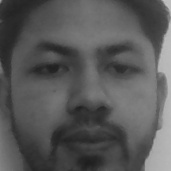
#> input picture TrainingImage/kusal.3.13.jpg, 171 x 171 px, given in place of the camera
$ python main.py
#> lines starting #> are read from the running program, lines starting #| are printed output that depends on the picture; after the words box and inside, x2 and y2 are one past the last pixel; in counts of white or black regions, pixels touching at a corner belong together
#> the answer given: 1
### check_camera.py

def camer():
    import cv2

    # Load the cascade
    face_cascade = cv2.CascadeClassifier('haarcascade_frontalface_default.xml')

    # To capture video from webcam.
    cap = cv2.VideoCapture(0)

    while True:
        # Read the frame
        _, img = cap.read()
#> img is the input picture: shape (171, 171, 3); min 29, max 193, mean 87.9

        # Convert to grayscale
        gray = cv2.cvtColor(img, cv2.COLOR_BGR2GRAY)

        # Detect the faces
        faces = face_cascade.detectMultiScale(gray, 1.3, 5, minSize=(30, 30),flags = cv2.CASCADE_SCALE_IMAGE)
#> faces = [[14, 10, 148, 148]]

        # Draw the rectangle around each face
        for (x, y, w, h) in faces:
            cv2.rectangle(img, (x, y), (x + w, y + h), (10,159,255), 2)
#> this loop made 1 pass
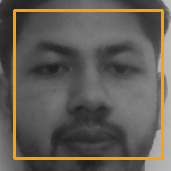
#> img: shape (171, 171, 3); 6.06% of pixels changed, all inside (x1, y1, x2, y2) = (13, 9, 164, 160)


        # Display
        cv2.imshow('Webcam Check', img)

        # Stop if escape key is pressed
        if cv2.waitKey(1) & 0xFF == ord('q'):
#> (key q is pressed here)
            break

    # Release the VideoCapture object
    cap.release()
    cv2.destroyAllWindows()

### main.py
import os  # accessing the os functions
import check_camera
import Capture_Image
import Train_Image
import Recognize


# creating the title bar function

def title_bar():
    os.system('cls')  # for windows

    # title of the program

    print("\t**********************************************")
    print("\t***** Face Recognition Attendance System *****")
    print("\t**********************************************")


# creating the user main menu function

def mainMenu():
    title_bar()
    print()
    print(10 * "*", "WELCOME MENU", 10 * "*")
    print("[1] Check Camera")
    print("[2] Capture Faces")
    print("[3] Train Images")
    print("[4] Recognize & Attendance")
    print("[5] Quit")

    while True:
        try:
            choice = int(input("Enter Choice: "))

            if choice == 1:
                checkCamera()
                break
            elif choice == 2:
                CaptureFaces()
                break
            elif choice == 3:
                Trainimages()
                break
            elif choice == 4:
                RecognizeFaces()
                break
            elif choice == 5:
                print("Thank You")
                break
            else:
                print("Invalid Choice. Enter 1-4")
                mainMenu()
        except ValueError:
            print("Invalid Choice. Enter 1-4\n Try Again")
    exit


# ---------------------------------------------------------
# calling the camera test function from check camera.py file

def checkCamera():
    check_camera.camer()
    key = input("Enter any key to return main menu")
    mainMenu()
#> the answer given: 1
#> the loop in camer (call 2), `for (x, y, w, h) in faces:` made 1 pass
#> (key Esc is pressed here)
#> the answer given: 1


# --------------------------------------------------------------
# calling the take image function form capture image.py file

def CaptureFaces():
    Capture_Image.takeImages()
    key = input("Enter any key to return main menu")
    mainMenu()


# -----------------------------------------------------------------
# calling the train images from train_images.py file

def Trainimages():
    Train_Image.TrainImages()
    key = input("Enter any key to return main menu")
    mainMenu()


# --------------------------------------------------------------------
# calling the recognize_attendance from recognize.py file

def RecognizeFaces():
    Recognize.recognize_attendence()
    key = input("Enter any key to return main menu")
    mainMenu()


# ---------------main driver ------------------
#> (the run stopped early here; a loop or call above may not have finished)

$ run again, on TrainingImage/kusal.3.15.jpg
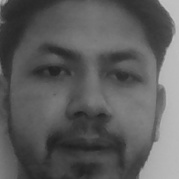
#> input picture TrainingImage/kusal.3.15.jpg, 179 x 179 px, given in place of the camera
#> in camer, img is the input picture: shape (179, 179, 3); min 30, max 195, mean 92.3
#> faces = [[18, 14, 148, 148]]
#> the loop in camer, `for (x, y, w, h) in faces:` made 1 pass
#> after the loop in camer, `for (x, y, w, h) in faces:`:
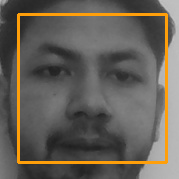
#> img: shape (179, 179, 3); 5.53% of pixels changed, all inside (x1, y1, x2, y2) = (17, 13, 168, 164)
#> the loop in camer (call 2), `for (x, y, w, h) in faces:` made 1 pass
